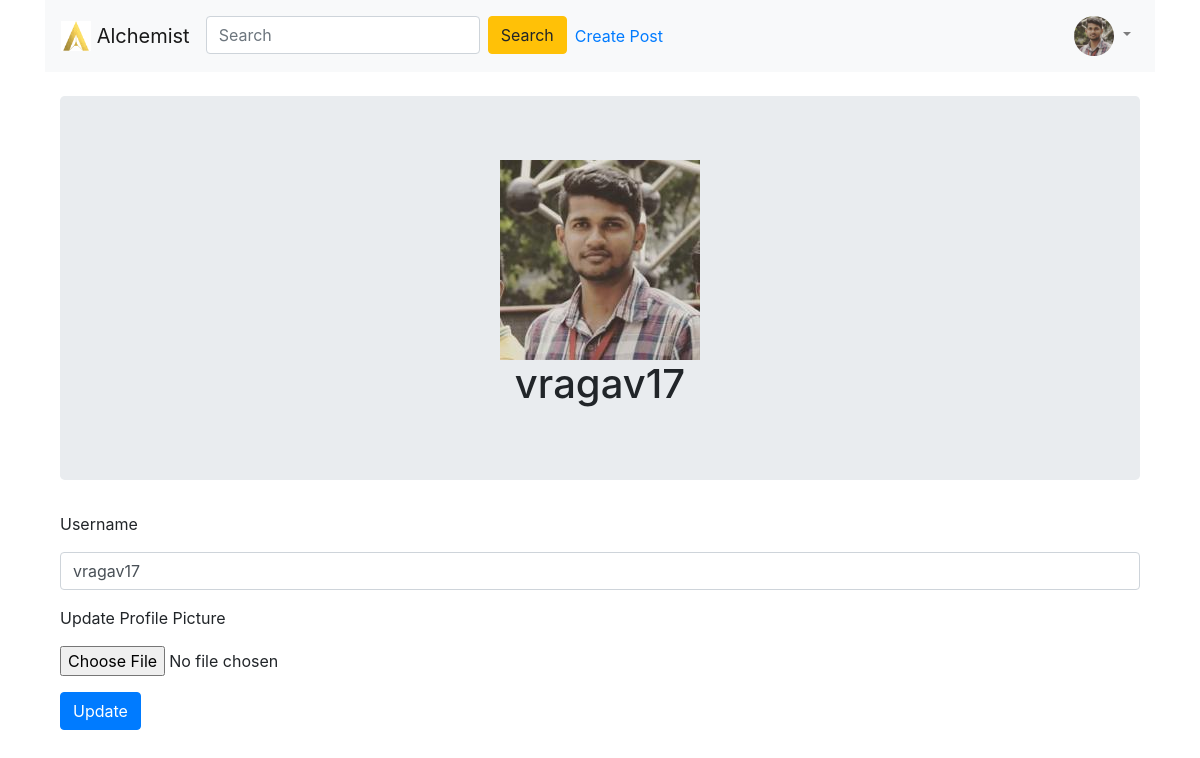
Screenshot of /account (signed in) with the database file from the repository.
### alchemist/models.py (models this page shows, shortened)
class User(db.Model, UserMixin):
    __tablename__ = 'user'
    id = db.Column(db.Integer, primary_key = True)
    profile_image = db.Column(db.String(20), nullable=False, default='default_profile.png')
    username = db.Column(db.String(64), unique=True, index=True)
    posts = db.relationship('BlogPost', backref='author', lazy=True)

### alchemist/users/views.py (the view)
@users.route("/account", methods=['GET', 'POST'])
@login_required
def account():
    form = UpdateUserForm()
    if form.validate_on_submit():
        print(form)
        if form.picture.data:
            username = current_user.username
            pic = add_profile_pic(form.picture.data,username)
            current_user.profile_image = pic
        current_user.username = form.username.data
        db.session.commit()
        flash('User Account Updated')
        return redirect(url_for('users.account'))
    elif request.method == 'GET':
        form.username.data = current_user.username
    profile_image = url_for('static', filename='profile_pics/' + current_user.profile_image)
    return render_template('account.html', profile_image=profile_image, form=form)

### alchemist/users/forms.py (shortened to what this page needs)
class UpdateUserForm(FlaskForm):
    username = StringField('Username', validators=[DataRequired()])
    picture = FileField('Update Profile Picture', validators=[FileAllowed(['jpg', 'png'])])
    submit = SubmitField('Update')

### alchemist/models.py (called while the page is built)
@login_manager.user_loader
def load_user(user_id):
    return User.query.get(int(user_id))

### alchemist/templates/account.html (shortened to what this page needs)
{% extends "base.html" %}
{% block content %}
<div class="container">
<div class="jumbotron">
  <div align='center'>
    <img align='center' src="{{ url_for('static', filename='profile_pics/' + current_user.profile_image) }}">
    <h1 >{{current_user.username}}</h1>
  </div>
</div>
  <form  method="POST" action = "" enctype="multipart/form-data">
    <div class="form-group">
      {{ form.username.label(class="form-group") }}
      {{form.username(class='form-control')  }}
    </div
    <div class="container">
    <div class="form-group">
      {{ form.picture.label(class="form-group") }}
      {{ form.picture(class="form-control-file") }}
    </div>
    <div class="form-group">
        {{ form.submit(class="btn btn-primary") }}
    </div>
  </form>
</div>
{% endblock content %}

### alchemist/templates/base.html (shortened to what this page needs)
<!DOCTYPE html>
<html>
  <head>
    <link rel="stylesheet" href="https://maxcdn.bootstrapcdn.com/bootstrap/4.0.0/css/bootstrap.min.css">
  </head>
  <body>
    <div class="container">
    <nav class="navbar navbar-light bg-light  navbar-expand-lg  sticky-top  ">
      <a class="navbar-brand" href="{{url_for("core.index")}}">
        <img src="../static/logo.png" width="auto" height="30" class="d-inline-block align-top" alt="">
      Alchemist
      </a>
      <div class="collapse navbar-collapse" id="navbarText">
        <ul class="navbar-nav mr-auto">
          <li class="nav-item">
            <span class="align-middle">
              <form class="form-inline my-2 my-lg-0">
                <input class="form-control mr-sm-2" type="search" placeholder="Search" aria-label="Search">
                <button class="btn btn-warning my-2 my-sm-0" type="submit">Search</button>
              </form>
            </span>
          </li>
          {% if current_user.is_authenticated %}
          <li class="nav-link"><a href="{{ url_for('blog_posts.create_post') }}">Create Post</a></li>
          {% endif %}
        </ul>
        {% if current_user.is_authenticated %}
        <div class="nav-text">
          <ul class="navbar-nav mr-auto">
            <li class="nav-item dropdown">
              <a class="nav-link dropdown-toggle" href="#" id="navbarDropdownMenuLink" role="button" data-toggle="dropdown" aria-haspopup="true" aria-expanded="false">
                <img src="{{ url_for('static', filename='profile_pics/' + current_user.profile_image) }}" width="40" height="40" class="rounded-circle">
              </a>
            </li>
          </ul>
        </div>
        {% endif %}
      </div>
    </nav>
  {% block content %}
  {% endblock %}
  </body>
  </html>

### rows the page displays
User: profile_image (picture), username "vragav17"
